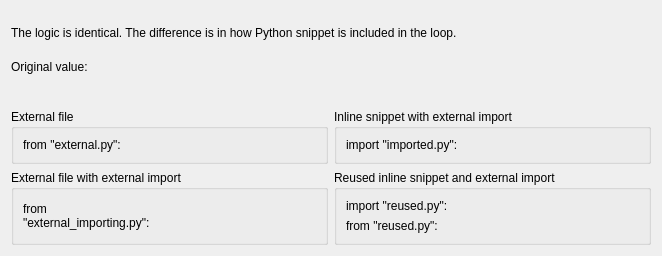
<?xml version="1.0" encoding="UTF-8"?>
<ui version="4.0">
 <class>Form</class>
 <widget class="QWidget" name="Form">
  <property name="geometry">
   <rect>
    <x>0</x>
    <y>0</y>
    <width>662</width>
    <height>256</height>
   </rect>
  </property>
  <property name="windowTitle">
   <string>Form</string>
  </property>
  <layout class="QVBoxLayout" name="verticalLayout">
   <item>
    <widget class="QLabel" name="label">
     <property name="text">
      <string>The logic is identical. The difference is in how Python snippet is included in the loop.</string>
     </property>
    </widget>
   </item>
   <item>
    <layout class="QFormLayout" name="formLayout">
     <item row="0" column="0">
      <widget class="QLabel" name="label_9">
       <property name="text">
        <string>Original value:</string>
       </property>
      </widget>
     </item>
     <item row="0" column="1">
      <widget class="CLabel" name="CLabel_8">
       <property name="channel" stdset="0">
        <string notr="true">japc:///DemoDevice/Acquisition#Demo</string>
       </property>
      </widget>
     </item>
    </layout>
   </item>
   <item>
    <layout class="QGridLayout" name="gridLayout">
     <item row="0" column="0">
      <widget class="QGroupBox" name="groupBox">
       <property name="sizePolicy">
        <sizepolicy hsizetype="Preferred" vsizetype="Minimum">
         <horstretch>0</horstretch>
         <verstretch>0</verstretch>
        </sizepolicy>
       </property>
       <property name="title">
        <string>External file</string>
       </property>
       <layout class="QHBoxLayout" name="horizontalLayout">
        <item>
         <widget class="QLabel" name="label_3">
          <property name="text">
           <string>from &quot;external.py&quot;:</string>
          </property>
         </widget>
        </item>
        <item>
         <widget class="CLabel" name="CLabel">
          <property name="channel" stdset="0">
           <string notr="true">japc:///DemoDevice/Acquisition#Demo</string>
          </property>
          <property name="snippetFilename" stdset="0">
           <string>external.py</string>
          </property>
         </widget>
        </item>
       </layout>
      </widget>
     </item>
     <item row="0" column="1">
      <widget class="QGroupBox" name="groupBox_3">
       <property name="title">
        <string>Inline snippet with external import</string>
       </property>
       <layout class="QHBoxLayout" name="horizontalLayout_2">
        <item>
         <widget class="QLabel" name="label_4">
          <property name="text">
           <string>import &quot;imported.py&quot;:</string>
          </property>
         </widget>
        </item>
        <item>
         <widget class="CLabel" name="CLabel_3">
          <property name="channel" stdset="0">
           <string notr="true">japc:///DemoDevice/Acquisition#Demo</string>
          </property>
          <property name="valueTransformation">
           <string notr="true">from imported import decorate
output(decorate(new_val))</string>
          </property>
         </widget>
        </item>
       </layout>
      </widget>
     </item>
     <item row="1" column="0">
      <widget class="QGroupBox" name="groupBox_2">
       <property name="title">
        <string>External file with external import</string>
       </property>
       <layout class="QHBoxLayout" name="horizontalLayout_3">
        <item>
         <widget class="QLabel" name="label_6">
          <property name="text">
           <string>from &quot;external_importing.py&quot;:</string>
          </property>
          <property name="wordWrap">
           <bool>true</bool>
          </property>
         </widget>
        </item>
        <item>
         <widget class="CLabel" name="CLabel_5">
          <property name="channel" stdset="0">
           <string notr="true">japc:///DemoDevice/Acquisition#Demo</string>
          </property>
          <property name="snippetFilename" stdset="0">
           <string>external_importing.py</string>
          </property>
         </widget>
        </item>
       </layout>
      </widget>
     </item>
     <item row="1" column="1">
      <widget class="QGroupBox" name="groupBox_4">
       <property name="title">
        <string>Reused inline snippet and external import</string>
       </property>
       <layout class="QGridLayout" name="gridLayout_2">
        <item row="0" column="0">
         <widget class="QLabel" name="label_2">
          <property name="text">
           <string>import &quot;reused.py&quot;:</string>
          </property>
         </widget>
        </item>
        <item row="0" column="1">
         <widget class="CLabel" name="CLabel_2">
          <property name="channel" stdset="0">
           <string notr="true">japc:///DemoDevice/Acquisition#Demo</string>
          </property>
          <property name="valueTransformation">
           <string notr="true">from reused import decorate
output(decorate(new_val))</string>
          </property>
         </widget>
        </item>
        <item row="1" column="0">
         <widget class="QLabel" name="label_8">
          <property name="text">
           <string>from &quot;reused.py&quot;:</string>
          </property>
         </widget>
        </item>
        <item row="1" column="1">
         <widget class="CLabel" name="CLabel_7">
          <property name="channel" stdset="0">
           <string notr="true">japc:///DemoDevice/Acquisition#Demo</string>
          </property>
          <property name="snippetFilename" stdset="0">
           <string>reused.py</string>
          </property>
         </widget>
        </item>
       </layout>
      </widget>
     </item>
    </layout>
   </item>
  </layout>
 </widget>
 <customwidgets>
  <customwidget>
   <class>PyDMLabel</class>
   <extends>QLabel</extends>
   <header>pydm.widgets.label</header>
  </customwidget>
  <customwidget>
   <class>CLabel</class>
   <extends>PyDMLabel</extends>
   <header>comrad.widgets.indicators</header>
  </customwidget>
 </customwidgets>
 <resources/>
 <connections/>
</ui>
